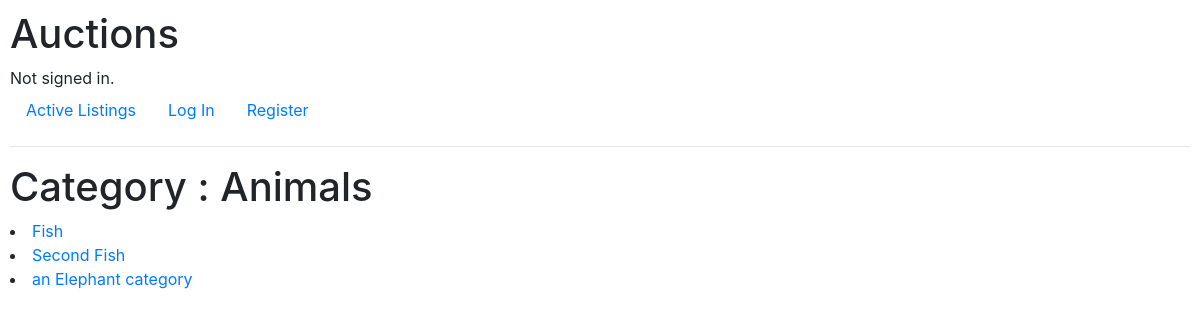
Page /3/category_detail on the committed database.
### auctions/models.py (models this page shows, shortened)
class Category(models.Model):
    name = models.CharField(max_length=255)
    def __str__(self):
        return f"{self.name}"

class AuctionListing(models.Model):
    product = models.CharField(max_length=255)
    description = models.TextField(default="none")
    category = models.CharField(max_length=255)
    initial_price = models.PositiveIntegerField(default=0)
    sold = models.BooleanField(default=False)
    user = models.ForeignKey(User, on_delete=models.CASCADE)
    image = models.ImageField(null=True, blank=True, upload_to='images/')
    def __str__(self):
        return f"{self.product}"

### auctions/views.py (the view)
# urls.py: path("<int:category_id>/category_detail", views.category_detail, name="category_detail")
def category_detail(request, category_id):
    category=Category.objects.get(id=category_id)
    list_of_items = AuctionListing.objects.filter(category=category).all()
    print(list(list_of_items))
    context = {'category': category, 'list_of_items': list_of_items}
    return render(request,"auctions/category_detail.html", context)

### auctions/templates/auctions/category_detail.html (shortened to what this page needs)
{% extends "auctions/layout.html" %}
{% block body %}
<h1>Category : {{ category }} </h1>
{% if list_of_items %}
    {% for item in list_of_items %}
        <li><a href="{% url 'listing_detail' item.id %}">{{item}}</a></li>
    {% endfor %}
{% endif %}
{% endblock body %}

### auctions/static/auctions/styles.css (style rules this page uses)
body { padding: 10px; }

### rows in the picture
Category: name "Animals"
AuctionListing: product "Fish"
AuctionListing: product "Second Fish"
AuctionListing: product "an Elephant category"
